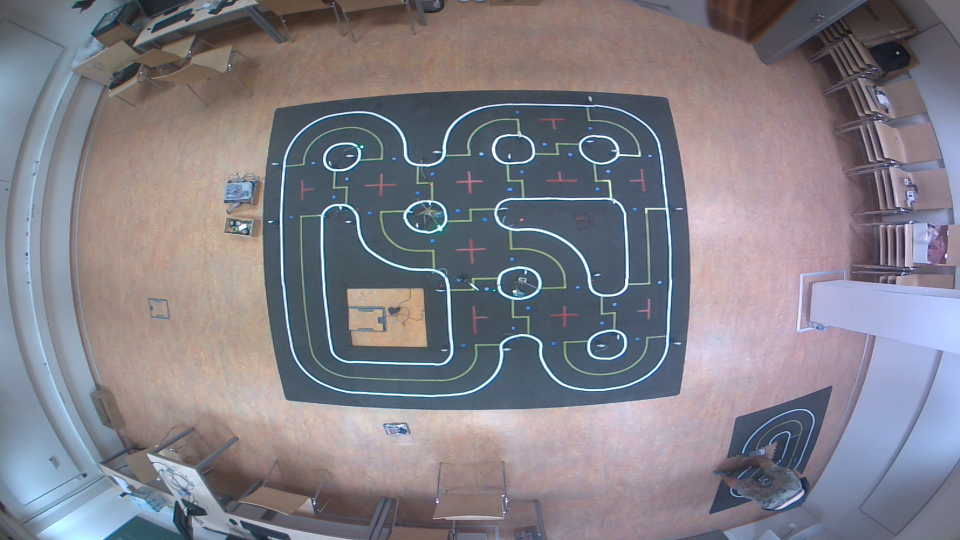
#> input picture images/image.png, 1920 x 1080 px (shown at 1/2 size)
$ python road_checking.py
#> lines starting #> are read from the running program, lines starting #| are printed output that depends on the picture; after the words box and inside, x2 and y2 are one past the last pixel; in counts of white or black regions, pixels touching at a corner belong together
### jetbot-ws/src/lampone/src/util.py
import cv2
import numpy as np


def undistort(img):
    # Honorably stolen from Los Vocelos

    img_res = cv2.resize(img, (1920, 1440))

    # Define the distortion coefficients for experimentation
    k1 = -0.013  # Radial distortion coefficient
    k2 = 0.00014  # Radial distortion coefficient
    p1 = -0.0025  # Tangential distortion coefficient
    p2 = 0.0015  # Tangential distortion coefficient

    # Define the parameters for manual correction
    fov = 160  # Field of view (in degrees)
    dst_size = img_res.shape[:2][::-1]  # Destination image size (width, height)

    # Calculate the focal length based on the field of view
    focal_length = dst_size[0] / (2 * np.tan(np.radians(fov) / 2))

    # Generate a simple perspective transformation matrix
    K = np.array([[focal_length, 0, dst_size[0] / 2],
                [0, focal_length, dst_size[1] / 2],
                [0, 0, 1]])
    dist_coeffs = np.array([k1, k2, p1, p2])

    # Undistort the image using the specified coefficients
    undistorted_image = cv2.undistort(img_res, K, dist_coeffs)

    return undistorted_image


def separate_color(img, lower, upper):
    hsv = cv2.cvtColor(img, cv2.COLOR_BGR2HSV)
    mask = cv2.inRange(hsv, lower, upper)

    return mask


def get_closest_corner(corners, intersection_center):
    minimum = np.inf
    corner_index = 0
    corners = corners[0][0].astype(int)

    for i in range(len(corners)):
        x1 = corners[i][0]
        x2 = intersection_center[0]
        y1 = corners[i][1]
        y2 = intersection_center[1]

        x_dist = np.abs(x1 - x2)
        y_dist = np.abs(y1 - y2)

        dist = np.sqrt((x_dist * x_dist) + (y_dist * y_dist))

        if dist < minimum:
            minimum = dist
            corner_index = i

    return minimum, corner_index


def check_around_intersections(img, intersects, centers, width, height):
    shape = img.shape
    section_areas = []

    for i in range(len(intersects)):
        cx = centers[i][0]
        cy = centers[i][1]

        lower_height = cy - (height // 2)
        upper_height = cy + (height // 2)
        lower_width = cx - (width // 2)
        upper_width = cx + (width // 2)

        lower_height = np.clip(lower_height, 0, shape[0])
        upper_height = np.clip(upper_height, 0, shape[0])
        lower_width = np.clip(lower_width, 0, shape[1])
        upper_width = np.clip(upper_width, 0, shape[1])

        section_area = img.copy()[lower_height : upper_height, lower_width : upper_width]

        section_areas.append(section_area)

    return section_areas


def process_image(img, mask, pixels, mark):
    marked_img = img.copy()
    contours, _ = cv2.findContours(mask, cv2.RETR_TREE, cv2.CHAIN_APPROX_SIMPLE)
    intersections = []
    centers = []

    for i in range(len(contours)):
        area = cv2.contourArea(contours[i])

        if area > pixels:
            M = cv2.moments(contours[i])

            if M['m00'] != 0:
                cx = int(M['m10']/M['m00'])
                cy = int(M['m01']/M['m00'])
            else:
                cx = -1
                cy = -1

            center = (cx, cy)

            if mark:
                cv2.drawContours(marked_img, contours, i, (0, 255, 0), 3)
                cv2.circle(marked_img, center, 3, (0, 0, 255), 2)

            centers.append(center)
            intersections.append(contours[i])

    return marked_img, intersections, centers


def process_intersection_areas(areas, lower_hsv, upper_hsv):
    aruco_dict = cv2.aruco.getPredefinedDictionary(cv2.aruco.DICT_4X4_50)
    aruco_params = cv2.aruco.DetectorParameters()
    marked_areas = []

    for i in range(len(areas)):
        (corners, ids, rejected) = cv2.aruco.detectMarkers(areas[i], aruco_dict, parameters = aruco_params)

        temp = areas[i].copy()

        thresh = separate_color(temp, lower_hsv, upper_hsv)

        out, intersections, centers = process_image(temp, thresh, 50, True)

        cv2.circle(temp, centers[0], 3, (0, 255, 255), 3)

        if len(corners) > 0:
            dist, index = get_closest_corner(corners, centers[0])
            coords = corners[0][0].astype(int)
            cv2.circle(temp, tuple(coords[index]), 3, (0, 0, 255), 3) # closest corner
            cv2.circle(temp, tuple(coords[0]), 3, (255, 0, 255), 3) # top left corner

        marked_areas.append(temp)

    return marked_areas

### jetbot-ws/src/lampone/src/road_checking.py
import cv2
import numpy as np
import skimage.io
import util


im = skimage.io.imread("../../../../images/image.png")
#> im is the input picture: shape (1080, 1920, 3); mean R, G, B 129.1, 126.8, 135.4
undistorted_with_code = skimage.io.imread("../../../../images/undistorted_with_code.png")
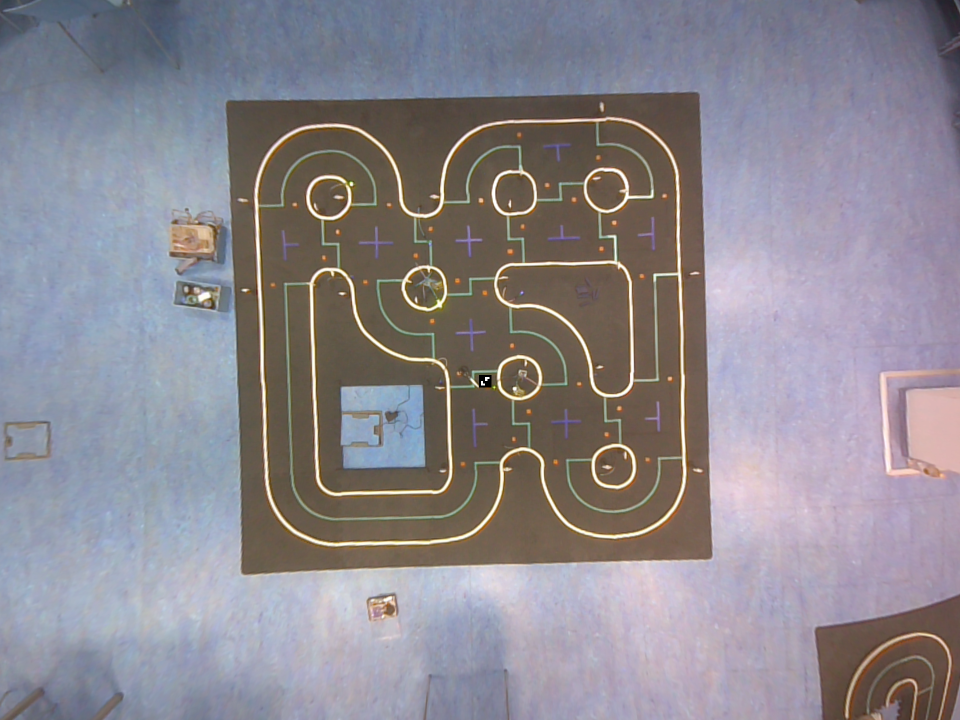
#> input picture images/undistorted_with_code.png, 1920 x 1440 px (shown at 1/2 size)
#> undistorted_with_code is the input picture: shape (1440, 1920, 3); mean R, G, B 140.6, 136.2, 143.9

img = cv2.cvtColor(im, cv2.COLOR_RGB2BGR)
img = util.undistort(im)

server = undistorted_with_code[200:1100, 500:1400]

cv2.imshow("server", server)

lower = (150, 40, 50) # Red HSV
upper = (180, 255, 255)

thresh = util.separate_color(server, lower, upper)
#> in separate_color, `hsv = cv2.cvtColor(img, cv2.COLOR_BGR2HSV)`: hsv: shape (900, 900, 3); mean H, S, V 100.7, 73.2, 116.7
#> in separate_color, `mask = cv2.inRange(hsv, lower, upper)`:
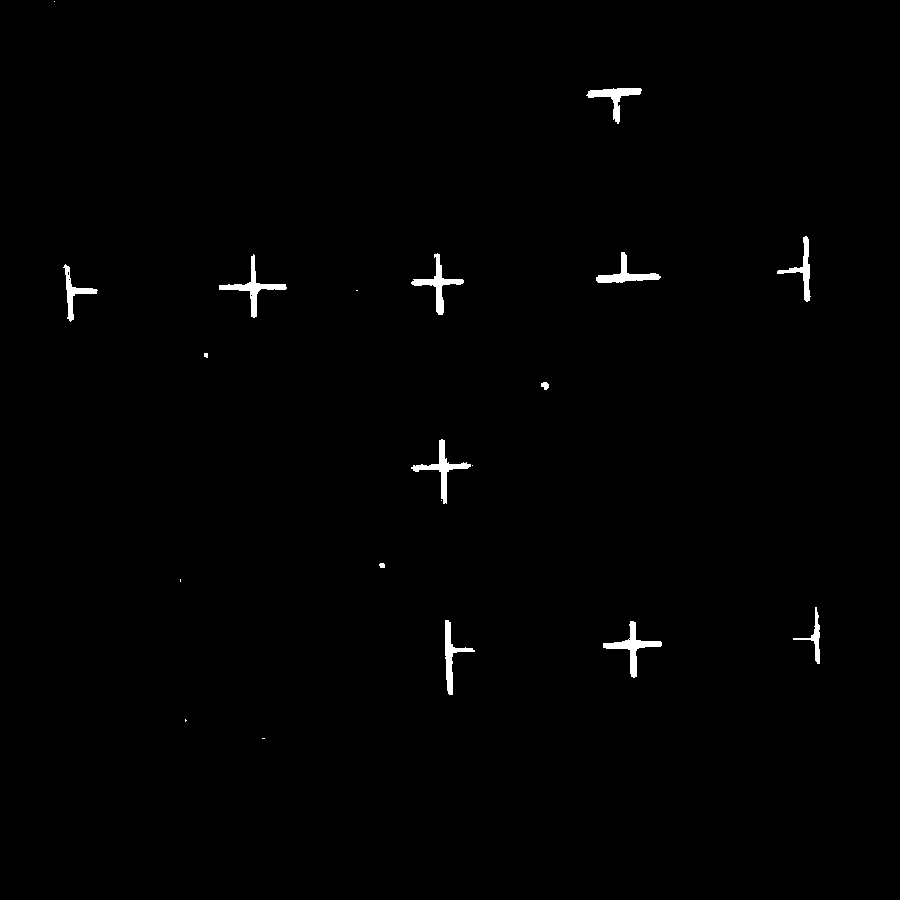
#> mask: shape (900, 900); 0.72% white; 20 white regions (8 under 20 px)

out, intersections, centers = util.process_image(server, thresh, 50, True)
#> in process_image, `contours, _ = cv2.findContours(mask, cv2.RETR_TREE, cv2.CHAIN_APPROX_S..`: contours = 24 contours, 13 with area under 20; largest, box (x1, y1, x2, y2) and area: (603, 621, 662, 678) 617, (219, 254, 287, 318) 589, (411, 439, 471, 504) 571, (411, 253, 464, 315) 559, (596, 252, 661, 283) 505
#> the loop in process_image, `for i in range(len(contours)):` made 24 passes
#> (area, cx, cy) on passes 3, 5, 6, 11, 15, 18, 20, 21, 22, 23: (617, 632, 646), (471.5, 450, 655), (224, 815, 637), (571, 441, 468), (372, 73, 292), (589, 252, 287), (559, 437, 284), (505, 625, 274), (393.5, 802, 269), (492.5, 614, 96)
#> area on pass 12: 35
#> after the loop in process_image, `for i in range(len(contours)):`:
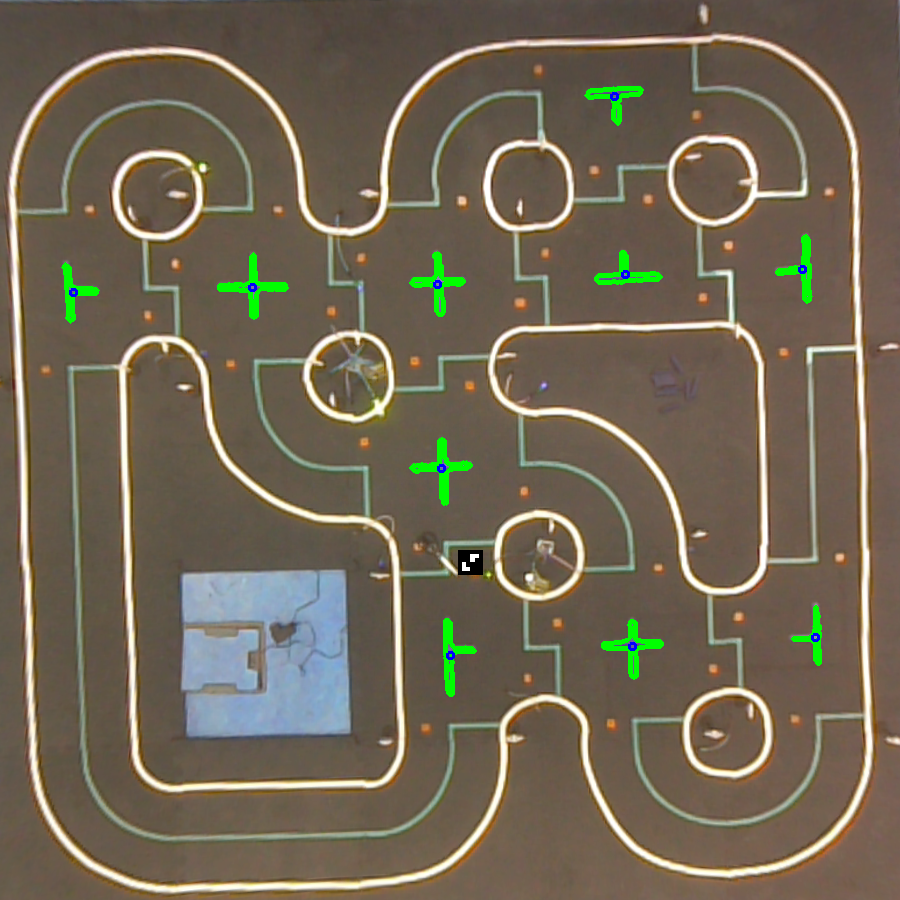
#> marked_img: shape (900, 900, 3); mean R, G, B 113.4, 103.2, 85.1
#> after the loop in process_image, `for i in range(len(contours)):`: centers = [(632, 646), (450, 655), (815, 637), (441, 468), (73, 292), (252, 287), (437, 284), (625, 274), (802, 269), (614, 96)]; intersections = 10 contours; largest, box (x1, y1, x2, y2) and area: (603, 621, 662, 678) 617, (219, 254, 287, 318) 589, (411, 439, 471, 504) 571, (411, 253, 464, 315) 559, (596, 252, 661, 283) 505

areas = util.check_around_intersections(server, intersections, centers, 250, 250)
#> the loop in check_around_intersections, `for i in range(len(intersects)):` made 10 passes
#> (cx, cy, lower_height, upper_height, lower_width, upper_width) on passes 1 to 10: (632, 646, 521, 771, 507, 757), (450, 655, 530, 780, 325, 575), (815, 637, 512, 762, 690, 900), (441, 468, 343, 593, 316, 566), (73, 292, 167, 417, 0, 198), (252, 287, 162, 412, 127, 377), (437, 284, 159, 409, 312, 562), (625, 274, 149, 399, 500, 750), (802, 269, 144, 394, 677, 900), (614, 96, 0, 221, 489, 739)
#> pass 1, in check_around_intersections, `section_area = img.copy()[lower_height : upper_height, lower_width : u..`:
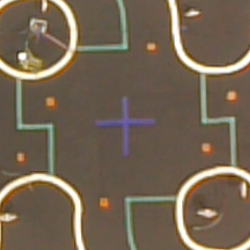
#> section_area: shape (250, 250, 3); mean R, G, B 115.6, 100.6, 82.7
#> pass 3, in check_around_intersections, `section_area = img.copy()[lower_height : upper_height, lower_width : u..`:
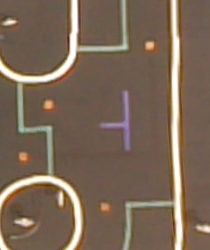
#> section_area: shape (250, 210, 3); mean R, G, B 123.3, 103.8, 86.6
#> after the loop in check_around_intersections, `for i in range(len(intersects)):`: section_areas = 10 items
#> areas = 10 items

processed_areas = util.process_intersection_areas(areas, lower, upper)
#> the loop in process_intersection_areas, `for i in range(len(areas)):` made 10 passes
#> (ids, centers, dist, index, coords) on passes 2, 4: ([42], [(125, 125)], 81.39, 3, [[133, 20], [157, 20], [157, 44], [133, 44]]), ([42], [(125, 125)], 83.74, 0, [[142, 207], [166, 207], [166, 231], [142, 231]])
#> centers on passes 1, 3, 5, 6, 7, 8: [(125, 125)], [(125, 125)], [(73, 125)], [(125, 125)], [(125, 125)], [(125, 125)]
#> after the loop in process_intersection_areas, `for i in range(len(areas)):`:
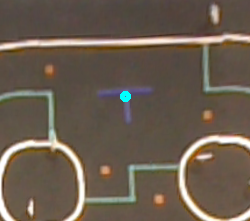
#> temp: shape (221, 250, 3); mean of channels 0, 1, 2 106.6, 93.4, 79.9; drawn as R, G, B
#> processed_areas = 10 items

for i in range(len(processed_areas)):
    cv2.imshow(f"temp_{i}", processed_areas[i])
#> this loop made 10 passes
#> pass 2, `cv2.imshow(f"temp_{i}", processed_areas[i])`:
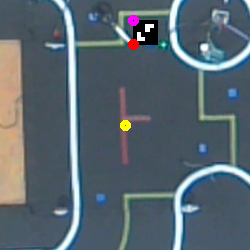
#> window 'temp_1': shape (250, 250, 3); mean B, G, R 110.7, 101.6, 88.2

cv2.waitKey(0)

cv2.destroyAllWindows()
